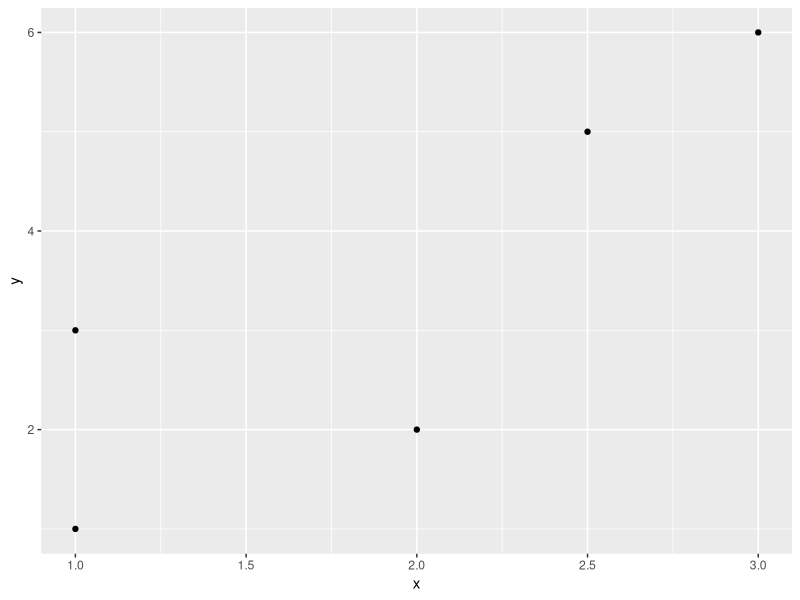

This figure's R source: (Note: this script raises an error after producing the figure.)
## ---- chunk 1
knitr::opts_chunk$set(echo = TRUE, fig.width=3, fig.height=2, fig.align = "center",
                      message=FALSE, warning=FALSE)
doc_theme <- ggplot2::theme_bw()

library(tidyverse)
library(kableExtra)

## ---- chunk 2
# create a fictional dataset with tribble()
df <- tribble(
  ~x,  ~ y,
  1,   1,
  2,   2, 
  3,   6, 
  1,   3,
  2.5, 5)

# quick look at this fictional data frame
glimpse(df)

# create scatterplot
ggplot(df, aes(x = x, y = y)) + 
  geom_point()
## ---- chunk 3
gamson_df <- read_rds("gamson.rds")

glimpse(gamson_df)

ggplot(gamson_df, aes(x = seat_share, y = portfolio_share)) + 
  geom_point()
## ---- chunk 4
ggplot(gamson_df, aes(x = seat_share, y = portfolio_share)) + 
  geom_point(alpha = 0.3)
## ---- chunk 5
# load gapminder dataset from gapminder package
data(gapminder, package = "gapminder")

glimpse(gapminder)

ggplot(gapminder, aes(x = gdpPercap, 
                      y = lifeExp,
                      size = pop, 
                      color = continent)) + 
  geom_point(alpha = 0.3)
## ---- chunk 6
ggplot(gapminder, aes(x = gdpPercap, 
                      y = lifeExp,
                      size = pop, 
                      color = continent)) + 
  geom_point(alpha = 0.3) + 
  scale_x_log10()
